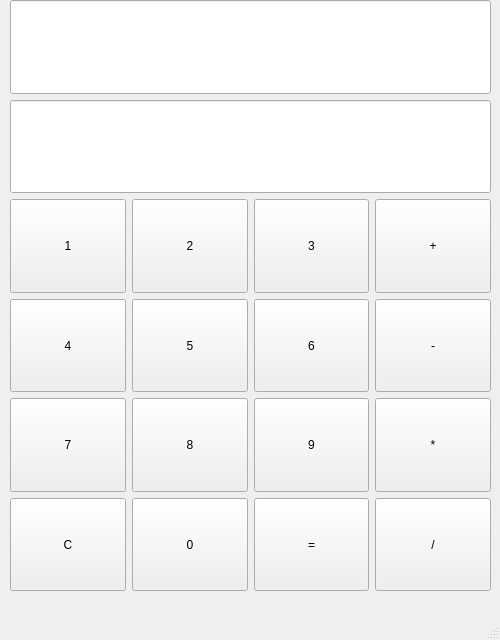
<?xml version="1.0" encoding="UTF-8"?>
<ui version="4.0">
 <class>MainWindow</class>
 <widget class="QMainWindow" name="MainWindow">
  <property name="geometry">
   <rect>
    <x>0</x>
    <y>0</y>
    <width>500</width>
    <height>640</height>
   </rect>
  </property>
  <property name="sizePolicy">
   <sizepolicy hsizetype="Fixed" vsizetype="Fixed">
    <horstretch>0</horstretch>
    <verstretch>0</verstretch>
   </sizepolicy>
  </property>
  <property name="minimumSize">
   <size>
    <width>500</width>
    <height>640</height>
   </size>
  </property>
  <property name="maximumSize">
   <size>
    <width>500</width>
    <height>640</height>
   </size>
  </property>
  <property name="windowTitle">
   <string>MainWindow</string>
  </property>
  <widget class="QWidget" name="centralwidget">
   <property name="sizePolicy">
    <sizepolicy hsizetype="Expanding" vsizetype="Expanding">
     <horstretch>0</horstretch>
     <verstretch>0</verstretch>
    </sizepolicy>
   </property>
   <widget class="QWidget" name="gridLayoutWidget_2">
    <property name="geometry">
     <rect>
      <x>10</x>
      <y>0</y>
      <width>481</width>
      <height>591</height>
     </rect>
    </property>
    <property name="sizePolicy">
     <sizepolicy hsizetype="Preferred" vsizetype="Expanding">
      <horstretch>0</horstretch>
      <verstretch>0</verstretch>
     </sizepolicy>
    </property>
    <layout class="QGridLayout" name="gridLayout_2">
     <item row="0" column="0">
      <layout class="QGridLayout" name="gridLayout">
       <item row="11" column="3">
        <widget class="QPushButton" name="pushButton_14">
         <property name="sizePolicy">
          <sizepolicy hsizetype="Minimum" vsizetype="Expanding">
           <horstretch>0</horstretch>
           <verstretch>0</verstretch>
          </sizepolicy>
         </property>
         <property name="text">
          <string>/</string>
         </property>
        </widget>
       </item>
       <item row="5" column="1">
        <widget class="QPushButton" name="pushButton_6">
         <property name="sizePolicy">
          <sizepolicy hsizetype="Minimum" vsizetype="Expanding">
           <horstretch>0</horstretch>
           <verstretch>0</verstretch>
          </sizepolicy>
         </property>
         <property name="text">
          <string>8</string>
         </property>
        </widget>
       </item>
       <item row="3" column="0">
        <widget class="QPushButton" name="pushButton_7">
         <property name="sizePolicy">
          <sizepolicy hsizetype="Minimum" vsizetype="Expanding">
           <horstretch>0</horstretch>
           <verstretch>0</verstretch>
          </sizepolicy>
         </property>
         <property name="text">
          <string>4</string>
         </property>
        </widget>
       </item>
       <item row="11" column="2">
        <widget class="QPushButton" name="pushButton_16">
         <property name="sizePolicy">
          <sizepolicy hsizetype="Minimum" vsizetype="Expanding">
           <horstretch>0</horstretch>
           <verstretch>0</verstretch>
          </sizepolicy>
         </property>
         <property name="text">
          <string>=</string>
         </property>
        </widget>
       </item>
       <item row="3" column="3">
        <widget class="QPushButton" name="pushButton_11">
         <property name="sizePolicy">
          <sizepolicy hsizetype="Minimum" vsizetype="Expanding">
           <horstretch>0</horstretch>
           <verstretch>0</verstretch>
          </sizepolicy>
         </property>
         <property name="text">
          <string>-</string>
         </property>
        </widget>
       </item>
       <item row="2" column="3">
        <widget class="QPushButton" name="pushButton_13">
         <property name="sizePolicy">
          <sizepolicy hsizetype="Minimum" vsizetype="Expanding">
           <horstretch>0</horstretch>
           <verstretch>0</verstretch>
          </sizepolicy>
         </property>
         <property name="text">
          <string>+</string>
         </property>
        </widget>
       </item>
       <item row="5" column="3">
        <widget class="QPushButton" name="pushButton_12">
         <property name="sizePolicy">
          <sizepolicy hsizetype="Minimum" vsizetype="Expanding">
           <horstretch>0</horstretch>
           <verstretch>0</verstretch>
          </sizepolicy>
         </property>
         <property name="text">
          <string>*</string>
         </property>
        </widget>
       </item>
       <item row="2" column="2">
        <widget class="QPushButton" name="pushButton_5">
         <property name="sizePolicy">
          <sizepolicy hsizetype="Minimum" vsizetype="Expanding">
           <horstretch>0</horstretch>
           <verstretch>0</verstretch>
          </sizepolicy>
         </property>
         <property name="text">
          <string>3</string>
         </property>
        </widget>
       </item>
       <item row="2" column="1">
        <widget class="QPushButton" name="pushButton_3">
         <property name="sizePolicy">
          <sizepolicy hsizetype="Minimum" vsizetype="Expanding">
           <horstretch>0</horstretch>
           <verstretch>0</verstretch>
          </sizepolicy>
         </property>
         <property name="text">
          <string>2</string>
         </property>
        </widget>
       </item>
       <item row="5" column="0">
        <widget class="QPushButton" name="pushButton_8">
         <property name="sizePolicy">
          <sizepolicy hsizetype="Minimum" vsizetype="Expanding">
           <horstretch>0</horstretch>
           <verstretch>0</verstretch>
          </sizepolicy>
         </property>
         <property name="text">
          <string>7</string>
         </property>
        </widget>
       </item>
       <item row="3" column="1">
        <widget class="QPushButton" name="pushButton_9">
         <property name="sizePolicy">
          <sizepolicy hsizetype="Minimum" vsizetype="Expanding">
           <horstretch>0</horstretch>
           <verstretch>0</verstretch>
          </sizepolicy>
         </property>
         <property name="text">
          <string>5</string>
         </property>
        </widget>
       </item>
       <item row="1" column="0" colspan="4">
        <widget class="QLineEdit" name="lineEdit">
         <property name="sizePolicy">
          <sizepolicy hsizetype="Expanding" vsizetype="Expanding">
           <horstretch>0</horstretch>
           <verstretch>0</verstretch>
          </sizepolicy>
         </property>
        </widget>
       </item>
       <item row="3" column="2">
        <widget class="QPushButton" name="pushButton_10">
         <property name="sizePolicy">
          <sizepolicy hsizetype="Minimum" vsizetype="Expanding">
           <horstretch>0</horstretch>
           <verstretch>0</verstretch>
          </sizepolicy>
         </property>
         <property name="text">
          <string>6</string>
         </property>
        </widget>
       </item>
       <item row="11" column="1">
        <widget class="QPushButton" name="pushButton_2">
         <property name="sizePolicy">
          <sizepolicy hsizetype="Minimum" vsizetype="Expanding">
           <horstretch>0</horstretch>
           <verstretch>0</verstretch>
          </sizepolicy>
         </property>
         <property name="text">
          <string>0</string>
         </property>
        </widget>
       </item>
       <item row="5" column="2">
        <widget class="QPushButton" name="pushButton_4">
         <property name="sizePolicy">
          <sizepolicy hsizetype="Minimum" vsizetype="Expanding">
           <horstretch>0</horstretch>
           <verstretch>0</verstretch>
          </sizepolicy>
         </property>
         <property name="text">
          <string>9</string>
         </property>
        </widget>
       </item>
       <item row="2" column="0">
        <widget class="QPushButton" name="pushButton">
         <property name="sizePolicy">
          <sizepolicy hsizetype="Minimum" vsizetype="Expanding">
           <horstretch>0</horstretch>
           <verstretch>0</verstretch>
          </sizepolicy>
         </property>
         <property name="text">
          <string>1</string>
         </property>
        </widget>
       </item>
       <item row="11" column="0">
        <widget class="QPushButton" name="pushButton_15">
         <property name="sizePolicy">
          <sizepolicy hsizetype="Minimum" vsizetype="Expanding">
           <horstretch>0</horstretch>
           <verstretch>0</verstretch>
          </sizepolicy>
         </property>
         <property name="text">
          <string>C</string>
         </property>
        </widget>
       </item>
       <item row="0" column="0" colspan="4">
        <widget class="QLineEdit" name="lineEdit_2">
         <property name="sizePolicy">
          <sizepolicy hsizetype="Expanding" vsizetype="Expanding">
           <horstretch>0</horstretch>
           <verstretch>0</verstretch>
          </sizepolicy>
         </property>
        </widget>
       </item>
      </layout>
     </item>
    </layout>
   </widget>
  </widget>
  <widget class="QMenuBar" name="menubar">
   <property name="geometry">
    <rect>
     <x>0</x>
     <y>0</y>
     <width>500</width>
     <height>22</height>
    </rect>
   </property>
  </widget>
  <widget class="QStatusBar" name="statusbar"/>
 </widget>
 <resources/>
 <connections>
  <connection>
   <sender>pushButton</sender>
   <signal>clicked()</signal>
   <receiver>MainWindow</receiver>
   <slot>add1()</slot>
   <hints>
    <hint type="sourcelabel">
     <x>262</x>
     <y>290</y>
    </hint>
    <hint type="destinationlabel">
     <x>122</x>
     <y>280</y>
    </hint>
   </hints>
  </connection>
  <connection>
   <sender>pushButton_3</sender>
   <signal>clicked()</signal>
   <receiver>MainWindow</receiver>
   <slot>add2()</slot>
   <hints>
    <hint type="sourcelabel">
     <x>330</x>
     <y>302</y>
    </hint>
    <hint type="destinationlabel">
     <x>122</x>
     <y>316</y>
    </hint>
   </hints>
  </connection>
  <connection>
   <sender>pushButton_5</sender>
   <signal>clicked()</signal>
   <receiver>MainWindow</receiver>
   <slot>add3()</slot>
   <hints>
    <hint type="sourcelabel">
     <x>437</x>
     <y>274</y>
    </hint>
    <hint type="destinationlabel">
     <x>122</x>
     <y>357</y>
    </hint>
   </hints>
  </connection>
  <connection>
   <sender>pushButton_7</sender>
   <signal>clicked()</signal>
   <receiver>MainWindow</receiver>
   <slot>add4()</slot>
   <hints>
    <hint type="sourcelabel">
     <x>258</x>
     <y>392</y>
    </hint>
    <hint type="destinationlabel">
     <x>122</x>
     <y>404</y>
    </hint>
   </hints>
  </connection>
  <connection>
   <sender>pushButton_9</sender>
   <signal>clicked()</signal>
   <receiver>MainWindow</receiver>
   <slot>add5()</slot>
   <hints>
    <hint type="sourcelabel">
     <x>357</x>
     <y>394</y>
    </hint>
    <hint type="destinationlabel">
     <x>122</x>
     <y>437</y>
    </hint>
   </hints>
  </connection>
  <connection>
   <sender>pushButton_10</sender>
   <signal>clicked()</signal>
   <receiver>MainWindow</receiver>
   <slot>add6()</slot>
   <hints>
    <hint type="sourcelabel">
     <x>435</x>
     <y>402</y>
    </hint>
    <hint type="destinationlabel">
     <x>122</x>
     <y>471</y>
    </hint>
   </hints>
  </connection>
  <connection>
   <sender>pushButton_8</sender>
   <signal>clicked()</signal>
   <receiver>MainWindow</receiver>
   <slot>add7()</slot>
   <hints>
    <hint type="sourcelabel">
     <x>240</x>
     <y>524</y>
    </hint>
    <hint type="destinationlabel">
     <x>123</x>
     <y>512</y>
    </hint>
   </hints>
  </connection>
  <connection>
   <sender>pushButton_6</sender>
   <signal>clicked()</signal>
   <receiver>MainWindow</receiver>
   <slot>add8()</slot>
   <hints>
    <hint type="sourcelabel">
     <x>371</x>
     <y>507</y>
    </hint>
    <hint type="destinationlabel">
     <x>124</x>
     <y>553</y>
    </hint>
   </hints>
  </connection>
  <connection>
   <sender>pushButton_4</sender>
   <signal>clicked()</signal>
   <receiver>MainWindow</receiver>
   <slot>add9()</slot>
   <hints>
    <hint type="sourcelabel">
     <x>432</x>
     <y>515</y>
    </hint>
    <hint type="destinationlabel">
     <x>125</x>
     <y>592</y>
    </hint>
   </hints>
  </connection>
  <connection>
   <sender>pushButton_15</sender>
   <signal>clicked()</signal>
   <receiver>MainWindow</receiver>
   <slot>clear()</slot>
   <hints>
    <hint type="sourcelabel">
     <x>247</x>
     <y>621</y>
    </hint>
    <hint type="destinationlabel">
     <x>243</x>
     <y>736</y>
    </hint>
   </hints>
  </connection>
  <connection>
   <sender>pushButton_2</sender>
   <signal>clicked()</signal>
   <receiver>MainWindow</receiver>
   <slot>add0()</slot>
   <hints>
    <hint type="sourcelabel">
     <x>347</x>
     <y>622</y>
    </hint>
    <hint type="destinationlabel">
     <x>126</x>
     <y>633</y>
    </hint>
   </hints>
  </connection>
  <connection>
   <sender>pushButton_16</sender>
   <signal>clicked()</signal>
   <receiver>MainWindow</receiver>
   <slot>equal()</slot>
   <hints>
    <hint type="sourcelabel">
     <x>420</x>
     <y>630</y>
    </hint>
    <hint type="destinationlabel">
     <x>421</x>
     <y>743</y>
    </hint>
   </hints>
  </connection>
  <connection>
   <sender>pushButton_13</sender>
   <signal>clicked()</signal>
   <receiver>MainWindow</receiver>
   <slot>plus()</slot>
   <hints>
    <hint type="sourcelabel">
     <x>547</x>
     <y>258</y>
    </hint>
    <hint type="destinationlabel">
     <x>616</x>
     <y>227</y>
    </hint>
   </hints>
  </connection>
  <connection>
   <sender>pushButton_12</sender>
   <signal>clicked()</signal>
   <receiver>MainWindow</receiver>
   <slot>mul()</slot>
   <hints>
    <hint type="sourcelabel">
     <x>564</x>
     <y>506</y>
    </hint>
    <hint type="destinationlabel">
     <x>616</x>
     <y>507</y>
    </hint>
   </hints>
  </connection>
  <connection>
   <sender>pushButton_11</sender>
   <signal>clicked()</signal>
   <receiver>MainWindow</receiver>
   <slot>minus()</slot>
   <hints>
    <hint type="sourcelabel">
     <x>551</x>
     <y>382</y>
    </hint>
    <hint type="destinationlabel">
     <x>616</x>
     <y>391</y>
    </hint>
   </hints>
  </connection>
  <connection>
   <sender>pushButton_14</sender>
   <signal>clicked()</signal>
   <receiver>MainWindow</receiver>
   <slot>div()</slot>
   <hints>
    <hint type="sourcelabel">
     <x>532</x>
     <y>628</y>
    </hint>
    <hint type="destinationlabel">
     <x>616</x>
     <y>625</y>
    </hint>
   </hints>
  </connection>
 </connections>
 <slots>
  <slot>add0()</slot>
  <slot>add1()</slot>
  <slot>add2()</slot>
  <slot>add3()</slot>
  <slot>add4()</slot>
  <slot>add5()</slot>
  <slot>add6()</slot>
  <slot>add7()</slot>
  <slot>add8()</slot>
  <slot>add9()</slot>
  <slot>plus()</slot>
  <slot>minus()</slot>
  <slot>mul()</slot>
  <slot>div()</slot>
  <slot>clear()</slot>
  <slot>equal()</slot>
 </slots>
</ui>
